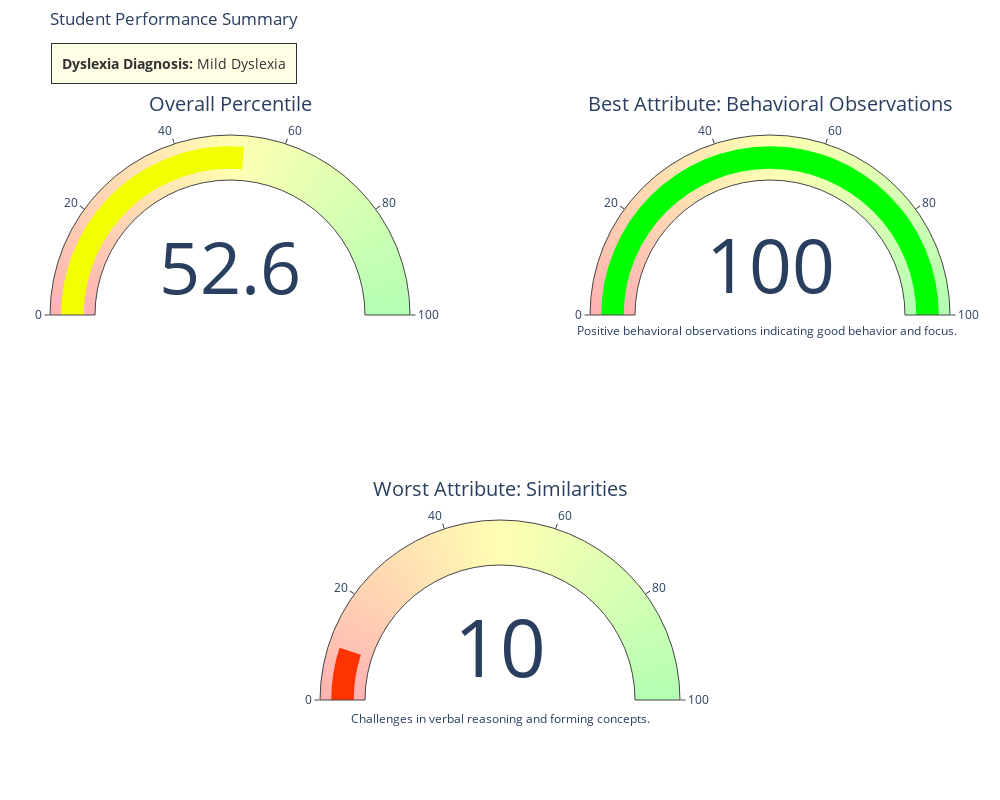

The notebook cell this image was saved under:
### Code cell
import plotly.graph_objects as go

# Function to determine the color based on the percentile
def get_color(value):
    if value < 50:
        return f"rgb({255}, {int((value / 50) * 255)}, 0)"
    else:
        return f"rgb({int((1 - (value - 50) / 50) * 255)}, 255, 0)"

# Data for displaying results
result_text = f"Prediction: {prediction_label}<br>Overall Percentile: {overall_percentile:.2f}"
best_text = f"Best Attribute: {best_attribute} (Percentile: {best_attribute_percentile:.2f})"
best_desc = best_attribute_description
worst_text = f"Worst Attribute: {worst_attribute} (Percentile: {worst_attribute_percentile:.2f})"
worst_desc = worst_attribute_description

# Create a radial gauge for percentiles
fig = go.Figure()

# Create a continuous color gradient from red to green with less opacity
gradient_steps = []
for i in range(100):
    if i < 50:
        color = f"rgba({255}, {int((i / 50) * 255)}, 0, 0.3)"  # Adjust opacity to 0.3
    else:
        color = f"rgba({int((1 - (i - 50) / 50) * 255)}, 255, 0, 0.3)"  # Adjust opacity to 0.3
    gradient_steps.append({'range': [i, i + 1], 'color': color})

# Overall Percentile Gauge
fig.add_trace(go.Indicator(
    mode="gauge+number",
    value=overall_percentile,
    title={'text': "Overall Percentile"},
    gauge={
        'axis': {'range': [0, 100]},
        'bar': {'color': get_color(overall_percentile)},
        'steps': gradient_steps
    },
    domain={'x': [0, 0.4], 'y': [0.5, 1]}
))

# Best Attribute Gauge
fig.add_trace(go.Indicator(
    mode="gauge+number",
    value=best_attribute_percentile,
    title={'text': f"Best Attribute: {best_attribute}"},
    gauge={
        'axis': {'range': [0, 100]},
        'bar': {'color': get_color(best_attribute_percentile)},
        'steps': gradient_steps
    },
    domain={'x': [0.6, 1], 'y': [0.5, 1]}
))

# Worst Attribute Gauge
fig.add_trace(go.Indicator(
    mode="gauge+number",
    value=worst_attribute_percentile,
    title={'text': f"Worst Attribute: {worst_attribute}"},
    gauge={
        'axis': {'range': [0, 100]},
        'bar': {'color': get_color(worst_attribute_percentile)},
        'steps': gradient_steps
    },
    domain={'x': [0.3, 0.7], 'y': [0, 0.4]}
))

fig.add_annotation(
    x=1.01, y=0.6,
    text=best_desc,
    showarrow=False,
    font=dict(size=12),
    align="center"
)

fig.add_annotation(
    x=0.5, y=0.03,
    text=worst_desc,
    showarrow=False,
    font=dict(size=12),
    align="center"
)

# Update layout
fig.update_layout(
    title='Student Performance Summary',
    autosize=False,
    width=1000,
    height=800,
    margin=dict(l=50, r=50, b=50, t=50),
)
fig.add_annotation(
    x=0.001, y=1.01,
    text=f"<b>Dyslexia Diagnosis:</b> {prediction_label}",
    showarrow=False,
    font=dict(size=14, color="black"),
    align="center",
    xref="paper",
    yref="paper",
    bordercolor="black",
    borderwidth=1,
    borderpad=10,
    bgcolor="lightyellow",
    opacity=0.8
)
# Show the plot
fig.show()

### Figure 1 — Plotly figure (JSON) as saved in the notebook; plotly's stock layout.template omitted (floating-point values rounded to 4 significant figures)
{"data": [{"domain": {"x": [0, 0.4], "y": [0.5, 1]}, "gauge": {"axis": {"range": [0, 100]}, "bar": {"color": "rgb(241, 255, 0)"}, "steps": [{"color": "rgba(255, 0, 0, 0.3)", "range": [0, 1]}, {"color": "rgba(255, 5, 0, 0.3)", "range": [1, 2]}, {"color": "rgba(255, 10, 0, 0.3)", "range": [2, 3]}, {"color": "rgba(255, 15, 0, 0.3)", "range": [3, 4]}, {"color": "rgba(255, 20, 0, 0.3)", "range": [4, 5]}, {"color": "rgba(255, 25, 0, 0.3)", "range": [5, 6]}, {"color": "rgba(255, 30, 0, 0.3)", "range": [6, 7]}, {"color": "rgba(255, 35, 0, 0.3)", "range": [7, 8]}, {"color": "rgba(255, 40, 0, 0.3)", "range": [8, 9]}, {"color": "rgba(255, 45, 0, 0.3)", "range": [9, 10]}, {"color": "rgba(255, 51, 0, 0.3)", "range": [10, 11]}, {"color": "rgba(255, 56, 0, 0.3)", "range": [11, 12]}, {"color": "rgba(255, 61, 0, 0.3)", "range": [12, 13]}, {"color": "rgba(255, 66, 0, 0.3)", "range": [13, 14]}, {"color": "rgba(255, 71, 0, 0.3)", "range": [14, 15]}, {"color": "rgba(255, 76, 0, 0.3)", "range": [15, 16]}, {"color": "rgba(255, 81, 0, 0.3)", "range": [16, 17]}, {"color": "rgba(255, 86, 0, 0.3)", "range": [17, 18]}, {"color": "rgba(255, 91, 0, 0.3)", "range": [18, 19]}, {"color": "rgba(255, 96, 0, 0.3)", "range": [19, 20]}, {"color": "rgba(255, 102, 0, 0.3)", "range": [20, 21]}, {"color": "rgba(255, 107, 0, 0.3)", "range": [21, 22]}, {"color": "rgba(255, 112, 0, 0.3)", "range": [22, 23]}, {"color": "rgba(255, 117, 0, 0.3)", "range": [23, 24]}, {"color": "rgba(255, 122, 0, 0.3)", "range": [24, 25]}, {"color": "rgba(255, 127, 0, 0.3)", "range": [25, 26]}, {"color": "rgba(255, 132, 0, 0.3)", "range": [26, 27]}, {"color": "rgba(255, 137, 0, 0.3)", "range": [27, 28]}, {"color": "rgba(255, 142, 0, 0.3)", "range": [28, 29]}, {"color": "rgba(255, 147, 0, 0.3)", "range": [29, 30]}, {"color": "rgba(255, 153, 0, 0.3)", "range": [30, 31]}, {"color": "rgba(255, 158, 0, 0.3)", "range": [31, 32]}, {"color": "rgba(255, 163, 0, 0.3)", "range": [32, 33]}, {"color": "rgba(255, 168, 0, 0.3)", "range": [33, 34]}, {"color": "rgba(255, 173, 0, 0.3)", "range": [34, 35]}, {"color": "rgba(255, 178, 0, 0.3)", "range": [35, 36]}, {"color": "rgba(255, 183, 0, 0.3)", "range": [36, 37]}, {"color": "rgba(255, 188, 0, 0.3)", "range": [37, 38]}, {"color": "rgba(255, 193, 0, 0.3)", "range": [38, 39]}, {"color": "rgba(255, 198, 0, 0.3)", "range": [39, 40]}, {"color": "rgba(255, 204, 0, 0.3)", "range": [40, 41]}, {"color": "rgba(255, 209, 0, 0.3)", "range": [41, 42]}, {"color": "rgba(255, 214, 0, 0.3)", "range": [42, 43]}, {"color": "rgba(255, 219, 0, 0.3)", "range": [43, 44]}, {"color": "rgba(255, 224, 0, 0.3)", "range": [44, 45]}, {"color": "rgba(255, 229, 0, 0.3)", "range": [45, 46]}, {"color": "rgba(255, 234, 0, 0.3)", "range": [46, 47]}, {"color": "rgba(255, 239, 0, 0.3)", "range": [47, 48]}, {"color": "rgba(255, 244, 0, 0.3)", "range": [48, 49]}, {"color": "rgba(255, 249, 0, 0.3)", "range": [49, 50]}, {"color": "rgba(255, 255, 0, 0.3)", "range": [50, 51]}, {"color": "rgba(249, 255, 0, 0.3)", "range": [51, 52]}, {"color": "rgba(244, 255, 0, 0.3)", "range": [52, 53]}, {"color": "rgba(239, 255, 0, 0.3)", "range": [53, 54]}, {"color": "rgba(234, 255, 0, 0.3)", "range": [54, 55]}, {"color": "rgba(229, 255, 0, 0.3)", "range": [55, 56]}, {"color": "rgba(224, 255, 0, 0.3)", "range": [56, 57]}, {"color": "rgba(219, 255, 0, 0.3)", "range": [57, 58]}, {"color": "rgba(214, 255, 0, 0.3)", "range": [58, 59]}, {"color": "rgba(209, 255, 0, 0.3)", "range": [59, 60]}, {"color": "rgba(204, 255, 0, 0.3)", "range": [60, 61]}, {"color": "rgba(198, 255, 0, 0.3)", "range": [61, 62]}, {"color": "rgba(193, 255, 0, 0.3)", "range": [62, 63]}, {"color": "rgba(188, 255, 0, 0.3)", "range": [63, 64]}, {"color": "rgba(183, 255, 0, 0.3)", "range": [64, 65]}, {"color": "rgba(178, 255, 0, 0.3)", "range": [65, 66]}, {"color": "rgba(173, 255, 0, 0.3)", "range": [66, 67]}, {"color": "rgba(168, 255, 0, 0.3)", "range": [67, 68]}, {"color": "rgba(163, 255, 0, 0.3)", "range": [68, 69]}, {"color": "rgba(158, 255, 0, 0.3)", "range": [69, 70]}, {"color": "rgba(153, 255, 0, 0.3)", "range": [70, 71]}, {"color": "rgba(147, 255, 0, 0.3)", "range": [71, 72]}, {"color": "rgba(142, 255, 0, 0.3)", "range": [72, 73]}, {"color": "rgba(137, 255, 0, 0.3)", "range": [73, 74]}, {"color": "rgba(132, 255, 0, 0.3)", "range": [74, 75]}, {"color": "rgba(127, 255, 0, 0.3)", "range": [75, 76]}, {"color": "rgba(122, 255, 0, 0.3)", "range": [76, 77]}, {"color": "rgba(117, 255, 0, 0.3)", "range": [77, 78]}, {"color": "rgba(112, 255, 0, 0.3)", "range": [78, 79]}, {"color": "rgba(107, 255, 0, 0.3)", "range": [79, 80]}, {"color": "rgba(102, 255, 0, 0.3)", "range": [80, 81]}, {"color": "rgba(96, 255, 0, 0.3)", "range": [81, 82]}, {"color": "rgba(91, 255, 0, 0.3)", "range": [82, 83]}, {"color": "rgba(86, 255, 0, 0.3)", "range": [83, 84]}, {"color": "rgba(81, 255, 0, 0.3)", "range": [84, 85]}, {"color": "rgba(76, 255, 0, 0.3)", "range": [85, 86]}, {"color": "rgba(71, 255, 0, 0.3)", "range": [86, 87]}, {"color": "rgba(66, 255, 0, 0.3)", "range": [87, 88]}, {"color": "rgba(61, 255, 0, 0.3)", "range": [88, 89]}, {"color": "rgba(56, 255, 0, 0.3)", "range": [89, 90]}, {"color": "rgba(50, 255, 0, 0.3)", "range": [90, 91]}, {"color": "rgba(45, 255, 0, 0.3)", "range": [91, 92]}, {"color": "rgba(40, 255, 0, 0.3)", "range": [92, 93]}, {"color": "rgba(35, 255, 0, 0.3)", "range": [93, 94]}, {"color": "rgba(30, 255, 0, 0.3)", "range": [94, 95]}, {"color": "rgba(25, 255, 0, 0.3)", "range": [95, 96]}, {"color": "rgba(20, 255, 0, 0.3)", "range": [96, 97]}, {"color": "rgba(15, 255, 0, 0.3)", "range": [97, 98]}, {"color": "rgba(10, 255, 0, 0.3)", "range": [98, 99]}, {"color": "rgba(5, 255, 0, 0.3)", "range": [99, 100]}]}, "mode": "gauge+number", "title": {"text": "Overall Percentile"}, "type": "indicator", "value": 52.63}, {"domain": {"x": [0.6, 1], "y": [0.5, 1]}, "gauge": {"axis": {"range": [0, 100]}, "bar": {"color": "rgb(0, 255, 0)"}, "steps": [{"color": "rgba(255, 0, 0, 0.3)", "range": [0, 1]}, {"color": "rgba(255, 5, 0, 0.3)", "range": [1, 2]}, {"color": "rgba(255, 10, 0, 0.3)", "range": [2, 3]}, {"color": "rgba(255, 15, 0, 0.3)", "range": [3, 4]}, {"color": "rgba(255, 20, 0, 0.3)", "range": [4, 5]}, {"color": "rgba(255, 25, 0, 0.3)", "range": [5, 6]}, {"color": "rgba(255, 30, 0, 0.3)", "range": [6, 7]}, {"color": "rgba(255, 35, 0, 0.3)", "range": [7, 8]}, {"color": "rgba(255, 40, 0, 0.3)", "range": [8, 9]}, {"color": "rgba(255, 45, 0, 0.3)", "range": [9, 10]}, {"color": "rgba(255, 51, 0, 0.3)", "range": [10, 11]}, {"color": "rgba(255, 56, 0, 0.3)", "range": [11, 12]}, {"color": "rgba(255, 61, 0, 0.3)", "range": [12, 13]}, {"color": "rgba(255, 66, 0, 0.3)", "range": [13, 14]}, {"color": "rgba(255, 71, 0, 0.3)", "range": [14, 15]}, {"color": "rgba(255, 76, 0, 0.3)", "range": [15, 16]}, {"color": "rgba(255, 81, 0, 0.3)", "range": [16, 17]}, {"color": "rgba(255, 86, 0, 0.3)", "range": [17, 18]}, {"color": "rgba(255, 91, 0, 0.3)", "range": [18, 19]}, {"color": "rgba(255, 96, 0, 0.3)", "range": [19, 20]}, {"color": "rgba(255, 102, 0, 0.3)", "range": [20, 21]}, {"color": "rgba(255, 107, 0, 0.3)", "range": [21, 22]}, {"color": "rgba(255, 112, 0, 0.3)", "range": [22, 23]}, {"color": "rgba(255, 117, 0, 0.3)", "range": [23, 24]}, {"color": "rgba(255, 122, 0, 0.3)", "range": [24, 25]}, {"color": "rgba(255, 127, 0, 0.3)", "range": [25, 26]}, {"color": "rgba(255, 132, 0, 0.3)", "range": [26, 27]}, {"color": "rgba(255, 137, 0, 0.3)", "range": [27, 28]}, {"color": "rgba(255, 142, 0, 0.3)", "range": [28, 29]}, {"color": "rgba(255, 147, 0, 0.3)", "range": [29, 30]}, {"color": "rgba(255, 153, 0, 0.3)", "range": [30, 31]}, {"color": "rgba(255, 158, 0, 0.3)", "range": [31, 32]}, {"color": "rgba(255, 163, 0, 0.3)", "range": [32, 33]}, {"color": "rgba(255, 168, 0, 0.3)", "range": [33, 34]}, {"color": "rgba(255, 173, 0, 0.3)", "range": [34, 35]}, {"color": "rgba(255, 178, 0, 0.3)", "range": [35, 36]}, {"color": "rgba(255, 183, 0, 0.3)", "range": [36, 37]}, {"color": "rgba(255, 188, 0, 0.3)", "range": [37, 38]}, {"color": "rgba(255, 193, 0, 0.3)", "range": [38, 39]}, {"color": "rgba(255, 198, 0, 0.3)", "range": [39, 40]}, {"color": "rgba(255, 204, 0, 0.3)", "range": [40, 41]}, {"color": "rgba(255, 209, 0, 0.3)", "range": [41, 42]}, {"color": "rgba(255, 214, 0, 0.3)", "range": [42, 43]}, {"color": "rgba(255, 219, 0, 0.3)", "range": [43, 44]}, {"color": "rgba(255, 224, 0, 0.3)", "range": [44, 45]}, {"color": "rgba(255, 229, 0, 0.3)", "range": [45, 46]}, {"color": "rgba(255, 234, 0, 0.3)", "range": [46, 47]}, {"color": "rgba(255, 239, 0, 0.3)", "range": [47, 48]}, {"color": "rgba(255, 244, 0, 0.3)", "range": [48, 49]}, {"color": "rgba(255, 249, 0, 0.3)", "range": [49, 50]}, {"color": "rgba(255, 255, 0, 0.3)", "range": [50, 51]}, {"color": "rgba(249, 255, 0, 0.3)", "range": [51, 52]}, {"color": "rgba(244, 255, 0, 0.3)", "range": [52, 53]}, {"color": "rgba(239, 255, 0, 0.3)", "range": [53, 54]}, {"color": "rgba(234, 255, 0, 0.3)", "range": [54, 55]}, {"color": "rgba(229, 255, 0, 0.3)", "range": [55, 56]}, {"color": "rgba(224, 255, 0, 0.3)", "range": [56, 57]}, {"color": "rgba(219, 255, 0, 0.3)", "range": [57, 58]}, {"color": "rgba(214, 255, 0, 0.3)", "range": [58, 59]}, {"color": "rgba(209, 255, 0, 0.3)", "range": [59, 60]}, {"color": "rgba(204, 255, 0, 0.3)", "range": [60, 61]}, {"color": "rgba(198, 255, 0, 0.3)", "range": [61, 62]}, {"color": "rgba(193, 255, 0, 0.3)", "range": [62, 63]}, {"color": "rgba(188, 255, 0, 0.3)", "range": [63, 64]}, {"color": "rgba(183, 255, 0, 0.3)", "range": [64, 65]}, {"color": "rgba(178, 255, 0, 0.3)", "range": [65, 66]}, {"color": "rgba(173, 255, 0, 0.3)", "range": [66, 67]}, {"color": "rgba(168, 255, 0, 0.3)", "range": [67, 68]}, {"color": "rgba(163, 255, 0, 0.3)", "range": [68, 69]}, {"color": "rgba(158, 255, 0, 0.3)", "range": [69, 70]}, {"color": "rgba(153, 255, 0, 0.3)", "range": [70, 71]}, {"color": "rgba(147, 255, 0, 0.3)", "range": [71, 72]}, {"color": "rgba(142, 255, 0, 0.3)", "range": [72, 73]}, {"color": "rgba(137, 255, 0, 0.3)", "range": [73, 74]}, {"color": "rgba(132, 255, 0, 0.3)", "range": [74, 75]}, {"color": "rgba(127, 255, 0, 0.3)", "range": [75, 76]}, {"color": "rgba(122, 255, 0, 0.3)", "range": [76, 77]}, {"color": "rgba(117, 255, 0, 0.3)", "range": [77, 78]}, {"color": "rgba(112, 255, 0, 0.3)", "range": [78, 79]}, {"color": "rgba(107, 255, 0, 0.3)", "range": [79, 80]}, {"color": "rgba(102, 255, 0, 0.3)", "range": [80, 81]}, {"color": "rgba(96, 255, 0, 0.3)", "range": [81, 82]}, {"color": "rgba(91, 255, 0, 0.3)", "range": [82, 83]}, {"color": "rgba(86, 255, 0, 0.3)", "range": [83, 84]}, {"color": "rgba(81, 255, 0, 0.3)", "range": [84, 85]}, {"color": "rgba(76, 255, 0, 0.3)", "range": [85, 86]}, {"color": "rgba(71, 255, 0, 0.3)", "range": [86, 87]}, {"color": "rgba(66, 255, 0, 0.3)", "range": [87, 88]}, {"color": "rgba(61, 255, 0, 0.3)", "range": [88, 89]}, {"color": "rgba(56, 255, 0, 0.3)", "range": [89, 90]}, {"color": "rgba(50, 255, 0, 0.3)", "range": [90, 91]}, {"color": "rgba(45, 255, 0, 0.3)", "range": [91, 92]}, {"color": "rgba(40, 255, 0, 0.3)", "range": [92, 93]}, {"color": "rgba(35, 255, 0, 0.3)", "range": [93, 94]}, {"color": "rgba(30, 255, 0, 0.3)", "range": [94, 95]}, {"color": "rgba(25, 255, 0, 0.3)", "range": [95, 96]}, {"color": "rgba(20, 255, 0, 0.3)", "range": [96, 97]}, {"color": "rgba(15, 255, 0, 0.3)", "range": [97, 98]}, {"color": "rgba(10, 255, 0, 0.3)", "range": [98, 99]}, {"color": "rgba(5, 255, 0, 0.3)", "range": [99, 100]}]}, "mode": "gauge+number", "title": {"text": "Best Attribute: Behavioral Observations"}, "type": "indicator", "value": 100}, {"domain": {"x": [0.3, 0.7], "y": [0, 0.4]}, "gauge": {"axis": {"range": [0, 100]}, "bar": {"color": "rgb(255, 51, 0)"}, "steps": [{"color": "rgba(255, 0, 0, 0.3)", "range": [0, 1]}, {"color": "rgba(255, 5, 0, 0.3)", "range": [1, 2]}, {"color": "rgba(255, 10, 0, 0.3)", "range": [2, 3]}, {"color": "rgba(255, 15, 0, 0.3)", "range": [3, 4]}, {"color": "rgba(255, 20, 0, 0.3)", "range": [4, 5]}, {"color": "rgba(255, 25, 0, 0.3)", "range": [5, 6]}, {"color": "rgba(255, 30, 0, 0.3)", "range": [6, 7]}, {"color": "rgba(255, 35, 0, 0.3)", "range": [7, 8]}, {"color": "rgba(255, 40, 0, 0.3)", "range": [8, 9]}, {"color": "rgba(255, 45, 0, 0.3)", "range": [9, 10]}, {"color": "rgba(255, 51, 0, 0.3)", "range": [10, 11]}, {"color": "rgba(255, 56, 0, 0.3)", "range": [11, 12]}, {"color": "rgba(255, 61, 0, 0.3)", "range": [12, 13]}, {"color": "rgba(255, 66, 0, 0.3)", "range": [13, 14]}, {"color": "rgba(255, 71, 0, 0.3)", "range": [14, 15]}, {"color": "rgba(255, 76, 0, 0.3)", "range": [15, 16]}, {"color": "rgba(255, 81, 0, 0.3)", "range": [16, 17]}, {"color": "rgba(255, 86, 0, 0.3)", "range": [17, 18]}, {"color": "rgba(255, 91, 0, 0.3)", "range": [18, 19]}, {"color": "rgba(255, 96, 0, 0.3)", "range": [19, 20]}, {"color": "rgba(255, 102, 0, 0.3)", "range": [20, 21]}, {"color": "rgba(255, 107, 0, 0.3)", "range": [21, 22]}, {"color": "rgba(255, 112, 0, 0.3)", "range": [22, 23]}, {"color": "rgba(255, 117, 0, 0.3)", "range": [23, 24]}, {"color": "rgba(255, 122, 0, 0.3)", "range": [24, 25]}, {"color": "rgba(255, 127, 0, 0.3)", "range": [25, 26]}, {"color": "rgba(255, 132, 0, 0.3)", "range": [26, 27]}, {"color": "rgba(255, 137, 0, 0.3)", "range": [27, 28]}, {"color": "rgba(255, 142, 0, 0.3)", "range": [28, 29]}, {"color": "rgba(255, 147, 0, 0.3)", "range": [29, 30]}, {"color": "rgba(255, 153, 0, 0.3)", "range": [30, 31]}, {"color": "rgba(255, 158, 0, 0.3)", "range": [31, 32]}, {"color": "rgba(255, 163, 0, 0.3)", "range": [32, 33]}, {"color": "rgba(255, 168, 0, 0.3)", "range": [33, 34]}, {"color": "rgba(255, 173, 0, 0.3)", "range": [34, 35]}, {"color": "rgba(255, 178, 0, 0.3)", "range": [35, 36]}, {"color": "rgba(255, 183, 0, 0.3)", "range": [36, 37]}, {"color": "rgba(255, 188, 0, 0.3)", "range": [37, 38]}, {"color": "rgba(255, 193, 0, 0.3)", "range": [38, 39]}, {"color": "rgba(255, 198, 0, 0.3)", "range": [39, 40]}, {"color": "rgba(255, 204, 0, 0.3)", "range": [40, 41]}, {"color": "rgba(255, 209, 0, 0.3)", "range": [41, 42]}, {"color": "rgba(255, 214, 0, 0.3)", "range": [42, 43]}, {"color": "rgba(255, 219, 0, 0.3)", "range": [43, 44]}, {"color": "rgba(255, 224, 0, 0.3)", "range": [44, 45]}, {"color": "rgba(255, 229, 0, 0.3)", "range": [45, 46]}, {"color": "rgba(255, 234, 0, 0.3)", "range": [46, 47]}, {"color": "rgba(255, 239, 0, 0.3)", "range": [47, 48]}, {"color": "rgba(255, 244, 0, 0.3)", "range": [48, 49]}, {"color": "rgba(255, 249, 0, 0.3)", "range": [49, 50]}, {"color": "rgba(255, 255, 0, 0.3)", "range": [50, 51]}, {"color": "rgba(249, 255, 0, 0.3)", "range": [51, 52]}, {"color": "rgba(244, 255, 0, 0.3)", "range": [52, 53]}, {"color": "rgba(239, 255, 0, 0.3)", "range": [53, 54]}, {"color": "rgba(234, 255, 0, 0.3)", "range": [54, 55]}, {"color": "rgba(229, 255, 0, 0.3)", "range": [55, 56]}, {"color": "rgba(224, 255, 0, 0.3)", "range": [56, 57]}, {"color": "rgba(219, 255, 0, 0.3)", "range": [57, 58]}, {"color": "rgba(214, 255, 0, 0.3)", "range": [58, 59]}, {"color": "rgba(209, 255, 0, 0.3)", "range": [59, 60]}, {"color": "rgba(204, 255, 0, 0.3)", "range": [60, 61]}, {"color": "rgba(198, 255, 0, 0.3)", "range": [61, 62]}, {"color": "rgba(193, 255, 0, 0.3)", "range": [62, 63]}, {"color": "rgba(188, 255, 0, 0.3)", "range": [63, 64]}, {"color": "rgba(183, 255, 0, 0.3)", "range": [64, 65]}, {"color": "rgba(178, 255, 0, 0.3)", "range": [65, 66]}, {"color": "rgba(173, 255, 0, 0.3)", "range": [66, 67]}, {"color": "rgba(168, 255, 0, 0.3)", "range": [67, 68]}, {"color": "rgba(163, 255, 0, 0.3)", "range": [68, 69]}, {"color": "rgba(158, 255, 0, 0.3)", "range": [69, 70]}, {"color": "rgba(153, 255, 0, 0.3)", "range": [70, 71]}, {"color": "rgba(147, 255, 0, 0.3)", "range": [71, 72]}, {"color": "rgba(142, 255, 0, 0.3)", "range": [72, 73]}, {"color": "rgba(137, 255, 0, 0.3)", "range": [73, 74]}, {"color": "rgba(132, 255, 0, 0.3)", "range": [74, 75]}, {"color": "rgba(127, 255, 0, 0.3)", "range": [75, 76]}, {"color": "rgba(122, 255, 0, 0.3)", "range": [76, 77]}, {"color": "rgba(117, 255, 0, 0.3)", "range": [77, 78]}, {"color": "rgba(112, 255, 0, 0.3)", "range": [78, 79]}, {"color": "rgba(107, 255, 0, 0.3)", "range": [79, 80]}, {"color": "rgba(102, 255, 0, 0.3)", "range": [80, 81]}, {"color": "rgba(96, 255, 0, 0.3)", "range": [81, 82]}, {"color": "rgba(91, 255, 0, 0.3)", "range": [82, 83]}, {"color": "rgba(86, 255, 0, 0.3)", "range": [83, 84]}, {"color": "rgba(81, 255, 0, 0.3)", "range": [84, 85]}, {"color": "rgba(76, 255, 0, 0.3)", "range": [85, 86]}, {"color": "rgba(71, 255, 0, 0.3)", "range": [86, 87]}, {"color": "rgba(66, 255, 0, 0.3)", "range": [87, 88]}, {"color": "rgba(61, 255, 0, 0.3)", "range": [88, 89]}, {"color": "rgba(56, 255, 0, 0.3)", "range": [89, 90]}, {"color": "rgba(50, 255, 0, 0.3)", "range": [90, 91]}, {"color": "rgba(45, 255, 0, 0.3)", "range": [91, 92]}, {"color": "rgba(40, 255, 0, 0.3)", "range": [92, 93]}, {"color": "rgba(35, 255, 0, 0.3)", "range": [93, 94]}, {"color": "rgba(30, 255, 0, 0.3)", "range": [94, 95]}, {"color": "rgba(25, 255, 0, 0.3)", "range": [95, 96]}, {"color": "rgba(20, 255, 0, 0.3)", "range": [96, 97]}, {"color": "rgba(15, 255, 0, 0.3)", "range": [97, 98]}, {"color": "rgba(10, 255, 0, 0.3)", "range": [98, 99]}, {"color": "rgba(5, 255, 0, 0.3)", "range": [99, 100]}]}, "mode": "gauge+number", "title": {"text": "Worst Attribute: Similarities"}, "type": "indicator", "value": 10}], "layout": {"annotations": [{"align": "center", "font": {"size": 12}, "showarrow": false, "text": "Positive behavioral observations indicating good behavior and focus.", "x": 1.01, "y": 0.6}, {"align": "center", "font": {"size": 12}, "showarrow": false, "text": "Challenges in verbal reasoning and forming concepts.", "x": 0.5, "y": 0.03}, {"align": "center", "bgcolor": "lightyellow", "bordercolor": "black", "borderpad": 10, "borderwidth": 1, "font": {"color": "black", "size": 14}, "opacity": 0.8, "showarrow": false, "text": "<b>Dyslexia Diagnosis:</b> Mild Dyslexia", "x": 0.001, "xref": "paper", "y": 1.01, "yref": "paper"}], "autosize": false, "height": 800, "margin": {"b": 50, "l": 50, "r": 50, "t": 50}, "title": {"text": "Student Performance Summary"}, "width": 1000}}
